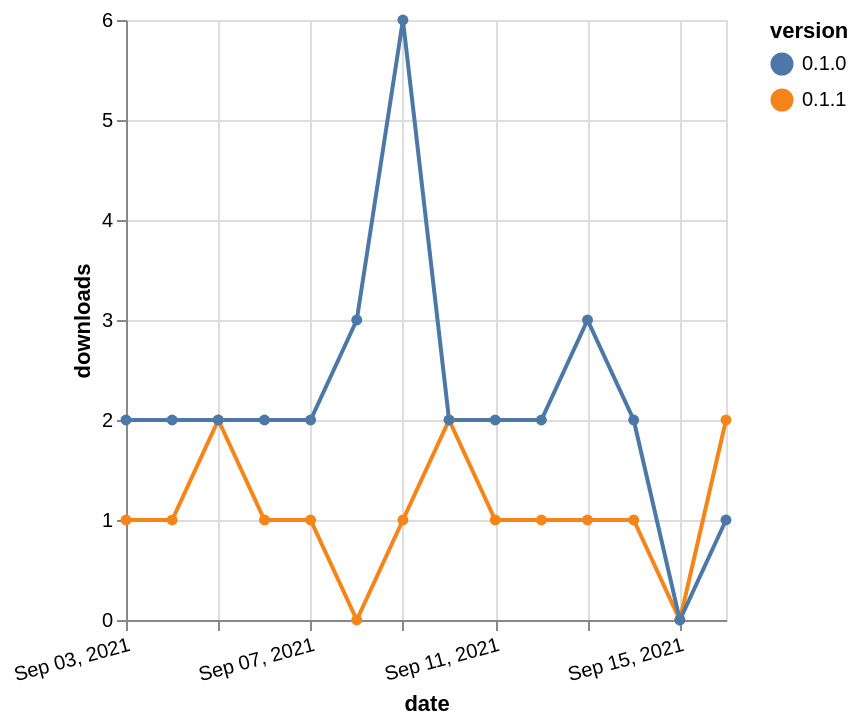

The specification (Vega-Lite) saved for this image:
### Vega-Lite specification from a JSON file in a GitHub repository (floating-point values rounded to 4 significant figures)
{"$schema": "https://vega.github.io/schema/vega-lite/v5.json", "description": "A simple bar chart with embedded data.", "data": {"values": [{"date": "2021-09-03", "total": 228, "delta": 1, "version": "0.1.1"}, {"date": "2021-09-04", "total": 229, "delta": 1, "version": "0.1.1"}, {"date": "2021-09-05", "total": 231, "delta": 2, "version": "0.1.1"}, {"date": "2021-09-06", "total": 232, "delta": 1, "version": "0.1.1"}, {"date": "2021-09-07", "total": 233, "delta": 1, "version": "0.1.1"}, {"date": "2021-09-08", "total": 233, "delta": 0, "version": "0.1.1"}, {"date": "2021-09-09", "total": 234, "delta": 1, "version": "0.1.1"}, {"date": "2021-09-10", "total": 236, "delta": 2, "version": "0.1.1"}, {"date": "2021-09-11", "total": 237, "delta": 1, "version": "0.1.1"}, {"date": "2021-09-12", "total": 238, "delta": 1, "version": "0.1.1"}, {"date": "2021-09-13", "total": 239, "delta": 1, "version": "0.1.1"}, {"date": "2021-09-14", "total": 240, "delta": 1, "version": "0.1.1"}, {"date": "2021-09-15", "total": 240, "delta": 0, "version": "0.1.1"}, {"date": "2021-09-16", "total": 242, "delta": 2, "version": "0.1.1"}, {"date": "2021-09-03", "total": 4543, "delta": 2, "version": "0.1.0"}, {"date": "2021-09-04", "total": 4545, "delta": 2, "version": "0.1.0"}, {"date": "2021-09-05", "total": 4547, "delta": 2, "version": "0.1.0"}, {"date": "2021-09-06", "total": 4549, "delta": 2, "version": "0.1.0"}, {"date": "2021-09-07", "total": 4551, "delta": 2, "version": "0.1.0"}, {"date": "2021-09-08", "total": 4554, "delta": 3, "version": "0.1.0"}, {"date": "2021-09-09", "total": 4560, "delta": 6, "version": "0.1.0"}, {"date": "2021-09-10", "total": 4562, "delta": 2, "version": "0.1.0"}, {"date": "2021-09-11", "total": 4564, "delta": 2, "version": "0.1.0"}, {"date": "2021-09-12", "total": 4566, "delta": 2, "version": "0.1.0"}, {"date": "2021-09-13", "total": 4569, "delta": 3, "version": "0.1.0"}, {"date": "2021-09-14", "total": 4571, "delta": 2, "version": "0.1.0"}, {"date": "2021-09-15", "total": 4571, "delta": 0, "version": "0.1.0"}, {"date": "2021-09-16", "total": 4572, "delta": 1, "version": "0.1.0"}]}, "width": "container", "mark": {"type": "line", "point": {"filled": true}}, "encoding": {"x": {"field": "date", "type": "temporal", "timeUnit": "yearmonthdate", "title": "date", "axis": {"labelAngle": -15}}, "y": {"field": "delta", "type": "quantitative", "title": "downloads"}, "color": {"field": "version", "type": "nominal"}, "tooltip": {"field": "delta"}}}
